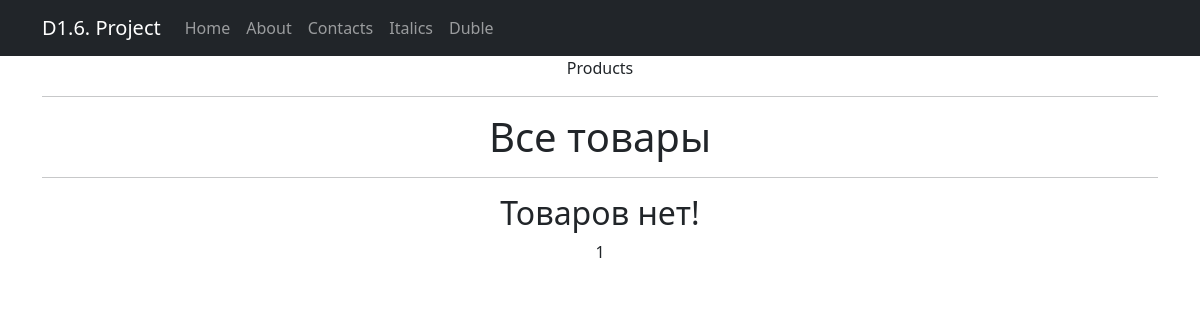
/products/, run on an earlier commit of the app's database.
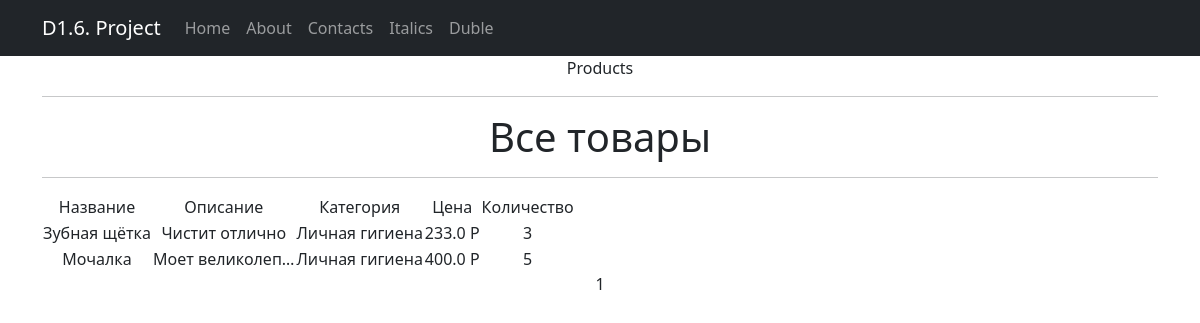
And on a later commit of the database.
### simpleapp/models.py (models this page shows, shortened)
class Product(models.Model):
    name = models.CharField(
        max_length=50,
        unique=True, # названия товаров не должны повторяться
    )
    description = models.TextField()
    quantity = models.IntegerField(
        validators=[MinValueValidator(0)],
    )
    category = models.ForeignKey(
        to='Category',
        on_delete=models.CASCADE,
        related_name='products', # все продукты в категории будут доступны через поле products
    )
    price = models.FloatField(
        validators=[MinValueValidator(0.0)],
    )

class Category(models.Model):
    name = models.CharField(max_length=100, unique=True)

### simpleapp/views.py (the view)
# urls.py: path('', ProductsList.as_view()),
class ProductsList(ListView):
    model = Product
    ordering = 'name'
    template_name = 'products.html'
    context_object_name = 'products'
    paginate_by = 2
    def get_context_data(self, **kwargs):
        context = super().get_context_data(**kwargs)
        context['time_now'] = datetime.utcnow()
        context['next_sale'] = "Распродажа в среду!"
        return context

### simpleapp/templatetags/custom_filters.py (called while the page is built)
@register.filter()
def currency(value, code='rub'):
   postfix = CURRENCIES_SYMBOLS[code]
   return f'{value} {postfix}'

### templates/products.html (shortened to what this page needs)
{% extends 'flatpages/default.html' %}
{% load custom_filters %}
{% block title %}
Products
{% endblock title %}
{% block content %}
   <h1>Все товары</h1>
   <hr>
   {% if products %}
       <table>
           <tr>
               <td>Название</td>
               <td>Описание</td>
               <td>Категория</td>
               <td>Цена</td>
               <td>Количество</td>
           </tr>
           {% for product in products %}
           <tr>
               <td>{{ product.name }}</td>
               <td>{{ product.description|truncatechars:15 }}</td>
               <td>{{ product.category.name }}</td>
               <td>{{ product.price|currency }}</td>
               <td>{{ product.quantity }}</td>
           </tr>
           {% endfor %}
       </table>
   {% else %}
       <h2>Товаров нет!</h2>
   {% endif %}
   {{ page_obj.number }}
{% endblock content %}

### templates/flatpages/default.html (shortened to what this page needs)
<!DOCTYPE html>
<html lang="en">
    <head>
        {% load static %}
        <link href="{% static 'css/styles.css' %}" rel="stylesheet" />
    </head>
    <body>
        <nav class="navbar navbar-expand-lg navbar-dark bg-dark static-top">
            <div class="container">
                <a class="navbar-brand" href="#">D1.6. Project</a>
                <div class="collapse navbar-collapse" id="navbarResponsive">
                    <ul class="navbar-nav ml-auto">
                        <li class="nav-item active">
                            <a class="nav-link" href="/home/">Home
                            </a>
                        </li>
                        <li class="nav-item">
                            <a class="nav-link" href="/about/">About</a>
                        </li>
                        <li class="nav-item">
                            <a class="nav-link" href="/contacts/">Contacts</a>
                        </li>
                        <li class="nav-item">
                            <a class="nav-link" href="/italics/">Italics</a>
                        </li>
                        <li class="nav-item">
                            <a class="nav-link" href="/duble_content/">Duble</a>
                        </li>
                    </ul>
                </div>
            </div>
        </nav>
        <div class="container">
            <div class="row">
                <div class="col-lg-12 text-center">
                    {% block title %}{% endblock title %}
                    <hr>
                    {% block content %}{% endblock content %}
                </div>
            </div>
        </div>
    </body>
</html>

What changed in the data, as far as the page shows it:
added Product: name "Зубная щётка", description "Чистит отлично", category.name "Личная гигиена", price "233.0 Р", quantity "3"
added Product: name "Мочалка", description "Моет великолеп…", category.name "Личная гигиена", price "400.0 Р", quantity "5"
Also different on the page:
text no longer shown: "Товаров нет!"
text now shown: "Название Описание Категория Цена Количество"
